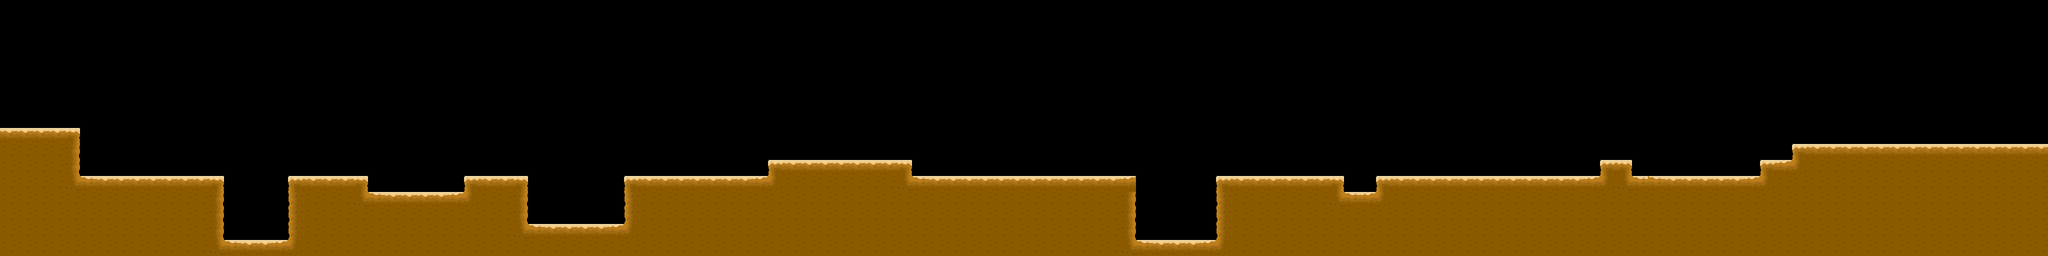

A 2D game scene composited from a Tiled map and its tileset images. What follows is a short description and the map's XML, with each tile layer's data collapsed to a summary:
An orthogonal 128x16 tile map with 32x32 px tiles, 1 tile layer (Tile Layer 1), 2 tilesets and 3 objects (ScrollingBackground, Player, Turret).

<map version="1.0" tiledversion="1.1.1" orientation="orthogonal" renderorder="right-down" width="128" height="16" tilewidth="32" tileheight="32" infinite="0" nextobjectid="1">
<properties>
  <property name="clouds" value="background.png" />
  <property name="helicopter" value="helicopter.png" />
  <property name="turret" value="turret.png" />
 </properties>
 <tileset firstgid="1" name="Tileset" tilewidth="32" tileheight="32" spacing="2" tilecount="28" columns="7">
  <image source="stana.png" trans="000000" width="238" height="134" />
 </tileset>
 <objectgroup name="Object Layer 1">
  <object id="1" name="Background" type="ScrollingBackground" x="0" y="0" width="32" height="32">
   <properties>
    <property name="animSpeed" type="float" value="0.2" />
    <property name="numFrames" type="int" value="1" />
    <property name="textureHeight" type="int" value="480" />
    <property name="textureID" value="clouds" />
    <property name="textureWidth" type="int" value="640" />
   </properties>
  </object>
 </objectgroup>
 <tileset firstgid="1" name="Tileset" tilewidth="32" tileheight="32" spacing="2" tilecount="28" columns="7">
  <image source="stana.png" trans="000000" width="238" height="134" />
 </tileset>
 <layer name="Tile Layer 1" width="128" height="16">
  <data>[2048 cells, 638 non-empty, 10 distinct tile ids]</data>
 </layer>
 <objectgroup name="Object Layer 2">
  <object id="4" name="Helicopter1" type="Player" x="1" y="1" width="1" height="1">
   <properties>
    <property name="numFrames" type="int" value="4" />
    <property name="textureHeight" type="int" value="55" />
    <property name="textureID" value="helicopter" />
    <property name="textureWidth" type="int" value="128" />
   </properties>
  </object>
  <object id="10" name="Turret1" type="Turret" x="428" y="216" width="32" height="32">
   <properties>
    <property name="numFrames" type="int" value="1" />
    <property name="textureHeight" type="int" value="52" />
    <property name="textureID" value="turret" />
    <property name="textureWidth" type="int" value="56" />
   </properties>
  </object>
 </objectgroup>
</map>
